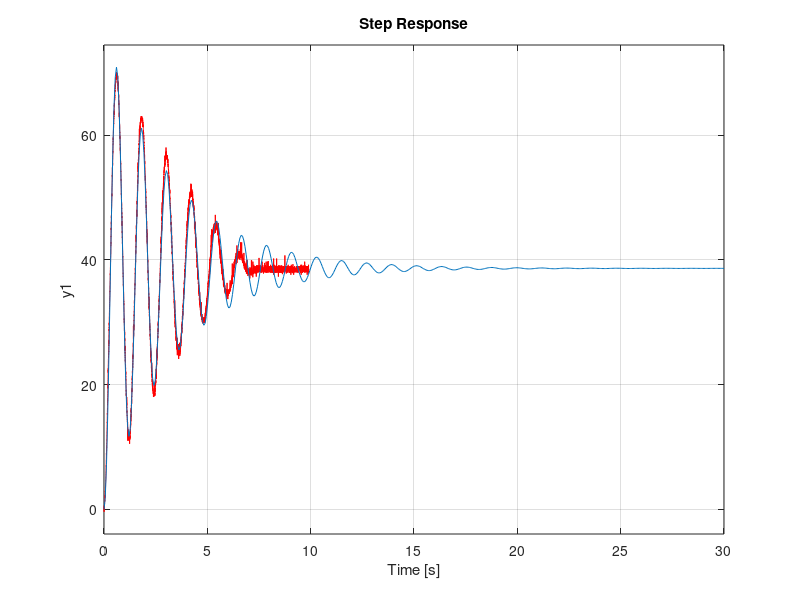
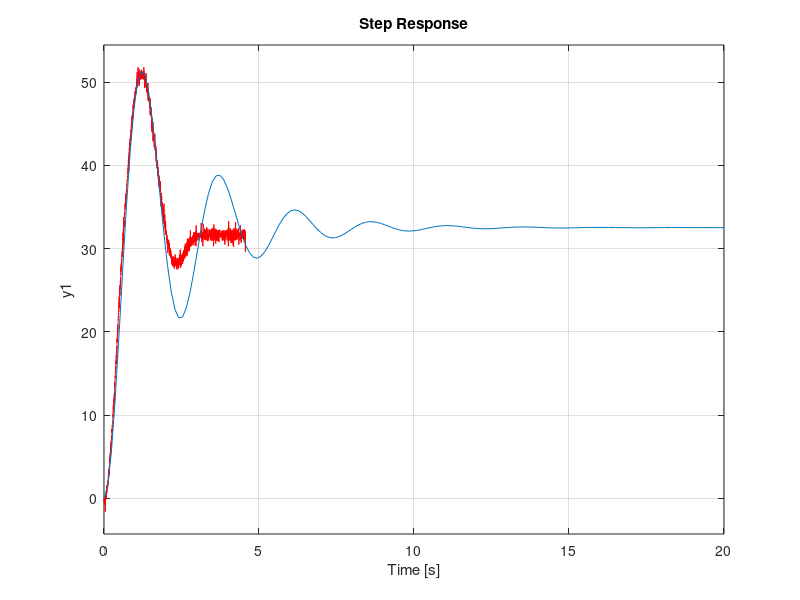
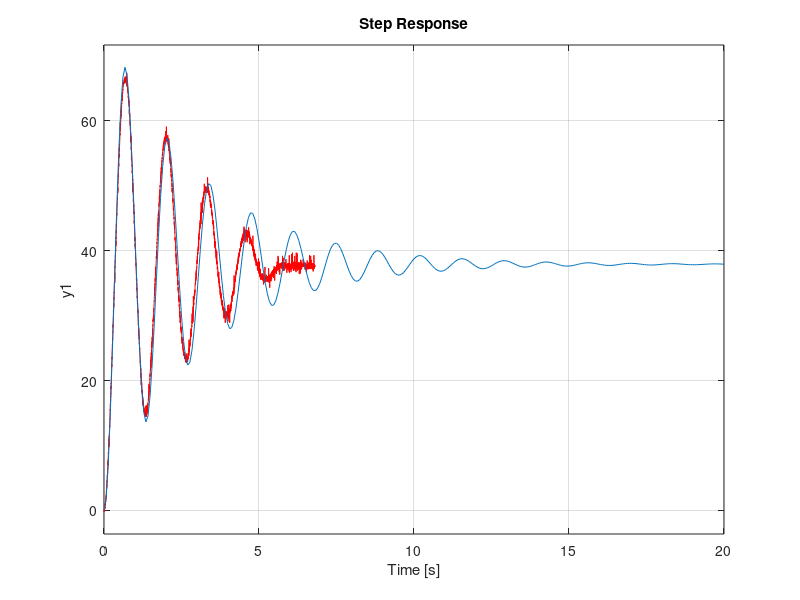
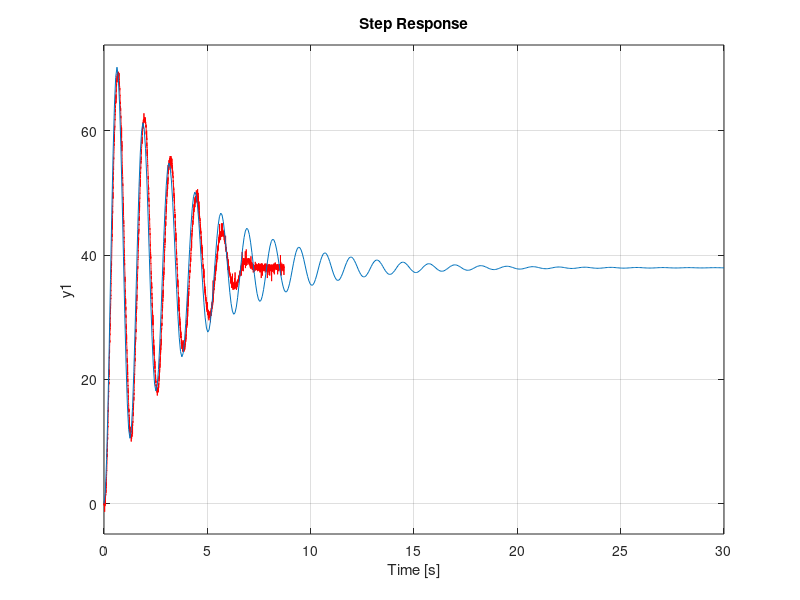

Source code (MATLAB) for these figures, in order:
clc;close all; 
load('filPos1Data.mat');
load('filPos2Data.mat');
load('filPos3Data.mat');
load('filPos4Data.mat');

% Filtered Position 1 data
pos1_x = filPos1Data(:,1);
pos1_y = filPos1Data(:,2);
figure(1);
plot(pos1_x,pos1_y-pos1_y(1,1),'-r')
hold on
zeta1 = 0.0673-0.010; wn1 = 5.0066+0.195; gain1 = 1045;
sys1 = tf([gain1],[1 2*zeta1*wn1 wn1^2])
step(sys1)
%stepinfo(sys1)

% Filtered Position 2 data
pos2_x = filPos2Data(:,1);
pos2_y = filPos2Data(:,2);
figure(2);
plot(pos2_x,pos2_y-pos2_y(1,1),'-r')
hold on
zeta2 = 1.504-1.333; wn2 = 2.6424-0.05; gain2 = 223.65 -5;
sys2 = tf([gain2],[1 2*zeta2*wn2 wn2^2]);
step(sys2)
%stepinfo(sys2)

% Filtered Position 3 data
pos3_x = filPos3Data(:,1);
pos3_y = filPos3Data(:,2);
figure(3);
plot(pos3_x,pos3_y-pos3_y(1,1),'-r')
hold on
zeta3 = 0.0807-0.01; wn3 = 4.1367+0.5; gain3 = 815;
sys3 = tf([gain3],[1 2*zeta3*wn3 wn3^2]);
step(sys3)
%stepinfo(sys3)

% Filtered Position 4 data
pos4_x = filPos4Data(:,1);
pos4_y = filPos4Data(:,2);
figure(4);
plot(pos4_x,pos4_y-pos4_y(1,1),'-r')
hold on
zeta4 = 0.0616-0.01; wn4 = 4.6034+0.4; gain4 = 950;
sys4 = tf([gain4],[1 2*zeta4*wn4 wn4^2]);
step(sys4)
%stepinfo(sys4)

